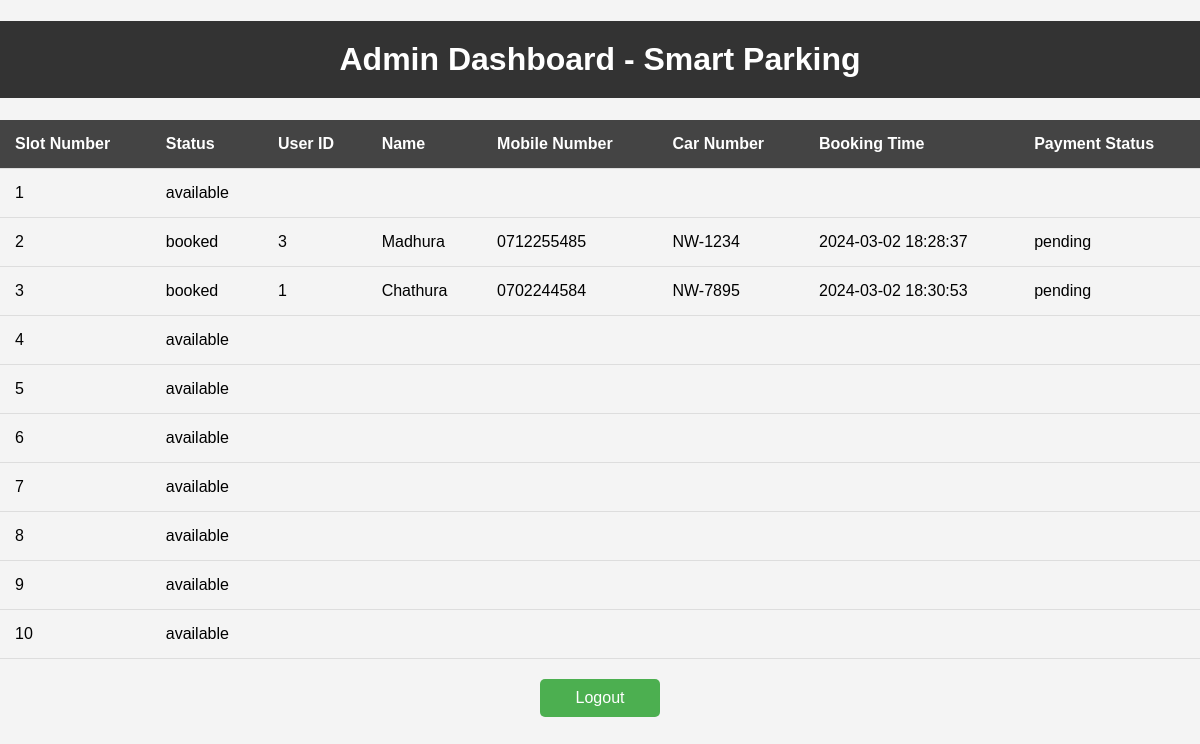
Screenshot of /admin.php (signed in) with the database file from the repository.
### tables this page shows
CREATE TABLE IF NOT EXISTS `slots` (
  `id` int(11) NOT NULL AUTO_INCREMENT,
  `slot_number` int(11) NOT NULL,
  `status` enum('available','booked') DEFAULT 'available',
  PRIMARY KEY (`id`)
);

CREATE TABLE IF NOT EXISTS `bookings` (
  `id` int(11) NOT NULL AUTO_INCREMENT,
  `user_id` int(11) DEFAULT NULL,
  `slot_id` int(11) DEFAULT NULL,
  `name` varchar(255) NOT NULL,
  `mobile_number` varchar(15) NOT NULL,
  `nic_number` varchar(15) NOT NULL,
  `car_number` varchar(15) NOT NULL,
  `booking_time` datetime DEFAULT NULL,
  `payment_status` enum('pending','completed') DEFAULT 'pending',
  PRIMARY KEY (`id`),
  KEY `user_id` (`user_id`),
  KEY `slot_id` (`slot_id`)
);

### admin.php (the view, shortened to what this page needs)
<?php
$servername = "localhost";
$username = "root";
$password = "";
$dbname = "parking_system";
$conn = new mysqli($servername, $username, $password, $dbname);
$sql = "SELECT slots.id AS slot_id, slot_number, status, user_id, name, mobile_number, car_number, booking_time, payment_status
        FROM slots
        LEFT JOIN bookings ON slots.id = bookings.slot_id
        ORDER BY slot_number";
$result = $conn->query($sql);
?>
<!DOCTYPE html>
<html lang="en">
<head>
    <link rel="stylesheet" href="admin.css">
</head>
<body>
    <h1>Admin Dashboard - Smart Parking</h1>
    <?php
    if ($result->num_rows > 0) {
        echo "<table>";
        echo "<tr><th>Slot Number</th><th>Status</th><th>User ID</th><th>Name</th><th>Mobile Number</th><th>Car Number</th><th>Booking Time</th><th>Payment Status</th></tr>";
        while ($row = $result->fetch_assoc()) {
            echo "<tr>";
            echo "<td>" . $row['slot_number'] . "</td>";
            echo "<td>" . $row['status'] . "</td>";
            echo "<td>" . $row['user_id'] . "</td>";
            echo "<td>" . $row['name'] . "</td>";
            echo "<td>" . $row['mobile_number'] . "</td>";
            echo "<td>" . $row['car_number'] . "</td>";
            echo "<td>" . $row['booking_time'] . "</td>";
            echo "<td>" . $row['payment_status'] . "</td>";
            echo "</tr>";
        }
        echo "</table>";
    } else {
        echo "<p>No bookings available.</p>";
    }
    ?>
    <p><a href="logout.php">Logout</a></p>
</body>
</html>

### admin.css (style rules this page uses)
body { font-family: 'Arial', sans-serif; margin: 0; padding: 0; background-color: #f4f4f4; }
h1 { background-color: #333; color: #fff; text-align: center; padding: 20px 0; }
table { width: 100%; border-collapse: collapse; margin-top: 20px; }
th, td { padding: 15px; text-align: left; border-bottom: 1px solid #ddd; }
th { background-color: #444; color: #fff; }
p { text-align: center; margin-top: 20px; color: #555; }
a { display: block; width: 100px; margin: 20px auto; background-color: #4caf50; color: #fff; text-align: center; padding: 10px; text-decoration: none; border-radius: 5px; }

### rows the page displays
slots: slot_number "1", status "available"
bookings: slot.slot_number "2", slot.status "booked", user "3", name "Madhura", mobile_number "0712255485", car_number "NW-1234", booking_time "2024-03-02 18:28:37", payment_status "pending"
bookings: slot.slot_number "3", slot.status "booked", user "1", name "Chathura", mobile_number "0702244584", car_number "NW-7895", booking_time "2024-03-02 18:30:53", payment_status "pending"
slots: slot_number "4", status "available"
slots: slot_number "5", status "available"
slots: slot_number "6", status "available"
slots: slot_number "7", status "available"
slots: slot_number "8", status "available"
slots: slot_number "9", status "available"
slots: slot_number "10", status "available"
